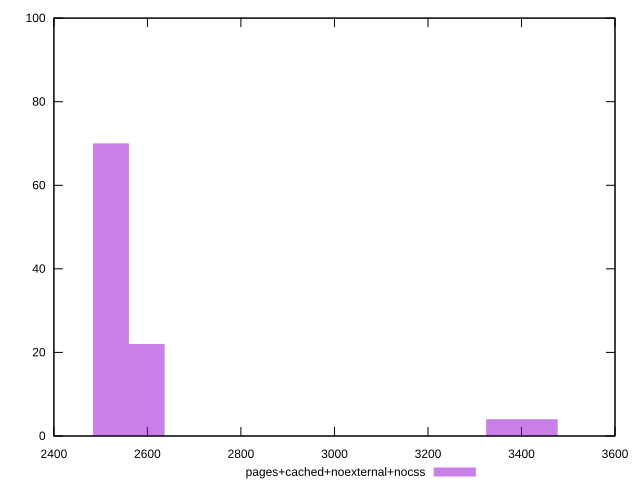

The gnuplot source for this figure:
reset
set terminal svg size 640, 490 enhanced background rgb 'white'
set output "report_00007_2020-12-11T15:55:29.892Z/largest-contentful-paint/comparison/histogram/9_vs_10.svg"

$pagesCachedNoexternalNocss <<EOF
2525.551596472703 70
2604.475083862475 22
3393.7099577601944 4
3314.7864703704226 4
EOF

set key outside below
set boxwidth 78.92348738977196
set yrange [0:100]
set style fill transparent solid 0.5 noborder

plot \
  $pagesCachedNoexternalNocss title "pages+cached+noexternal+nocss" with boxes, \


reset
